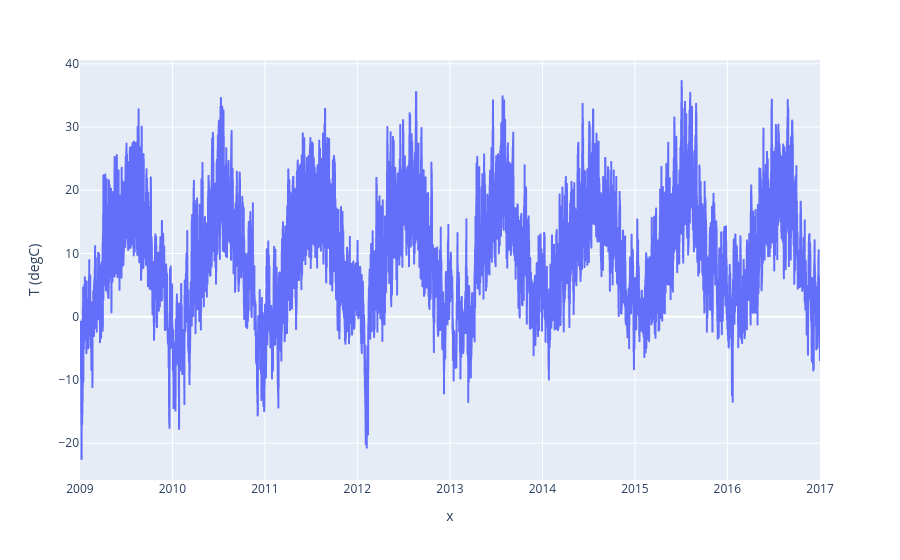
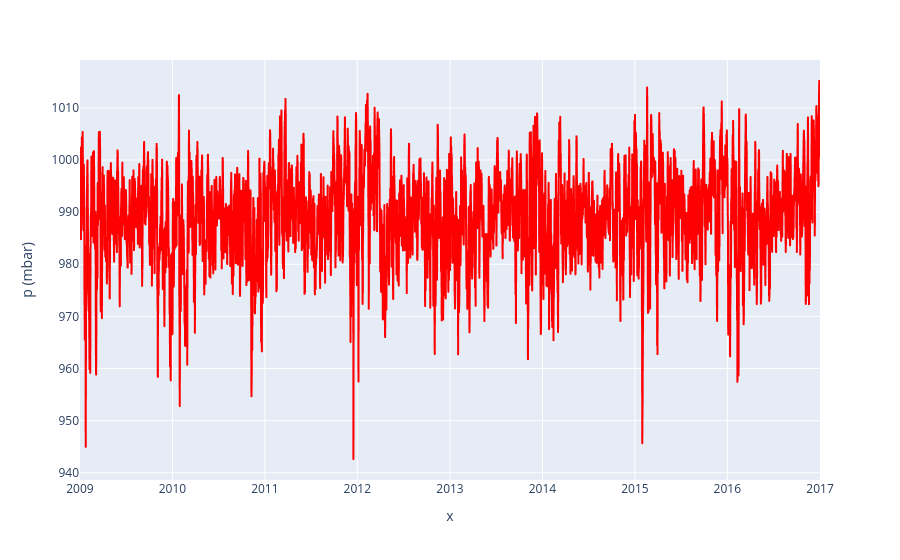

The code cell stored with these charts, in order, in its notebook:
### Code cell
# lets plot the same plots in plotly
fig = px.line(df, x=date_time, y='T (degC)')
fig.show()
fig = px.line(df, x=date_time, y='p (mbar)')
fig.update_traces(line_color='red')
fig.show()

### Figure 1 — Plotly figure (JSON) as saved in the notebook; plotly's stock layout.template omitted (floating-point values rounded to 4 significant figures; data arrays with more than 128 entries replaced by an {"elided": "..."} marker saying what was removed)
{"data": [{"hovertemplate": "x=%{x}<br>T (degC)=%{y}<extra></extra>", "legendgroup": "", "line": {"color": "#636efa", "dash": "solid"}, "marker": {"symbol": "circle"}, "mode": "lines", "name": "", "showlegend": false, "type": "scattergl", "x": {"elided": "35045 str values"}, "xaxis": "x", "y": {"elided": "35045 float values"}, "yaxis": "y"}], "layout": {"legend": {"tracegroupgap": 0}, "margin": {"t": 60}, "xaxis": {"anchor": "y", "domain": [0, 1], "title": {"text": "x"}}, "yaxis": {"anchor": "x", "domain": [0, 1], "title": {"text": "T (degC)"}}}}

### Figure 2 — Plotly figure (JSON) as saved in the notebook; plotly's stock layout.template omitted (floating-point values rounded to 4 significant figures; data arrays with more than 128 entries replaced by an {"elided": "..."} marker saying what was removed)
{"data": [{"hovertemplate": "x=%{x}<br>p (mbar)=%{y}<extra></extra>", "legendgroup": "", "line": {"color": "red", "dash": "solid"}, "marker": {"symbol": "circle"}, "mode": "lines", "name": "", "showlegend": false, "type": "scattergl", "x": {"elided": "35045 str values"}, "xaxis": "x", "y": {"elided": "35045 float values"}, "yaxis": "y"}], "layout": {"legend": {"tracegroupgap": 0}, "margin": {"t": 60}, "xaxis": {"anchor": "y", "domain": [0, 1], "title": {"text": "x"}}, "yaxis": {"anchor": "x", "domain": [0, 1], "title": {"text": "p (mbar)"}}}}
